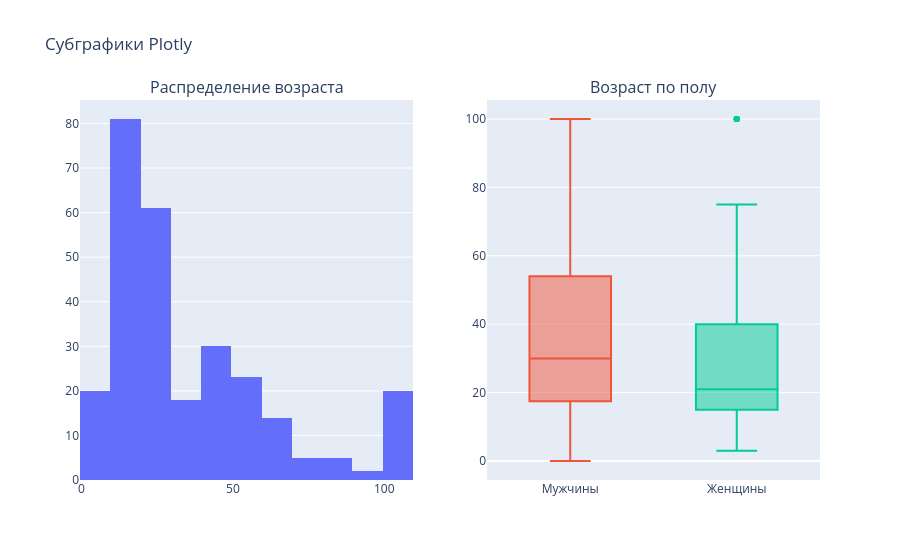

Notebook cell for this chart:
### Markdown cell above
### 6.2 Суб-графики в Plotly

### Code cell
fig = make_subplots(rows=1, cols=2,
                    subplot_titles=('Распределение возраста', 'Возраст по полу'))

# Гистограмма
fig.add_trace(go.Histogram(x=data['age'].dropna(), nbinsx=20, name='Возраст'), row=1, col=1)

# Boxplot для мужчин и женщин
fig.add_trace(go.Box(y=data[data['male']==1]['age'].dropna(), name='Мужчины'), row=1, col=2)
fig.add_trace(go.Box(y=data[data['male']==0]['age'].dropna(), name='Женщины'), row=1, col=2)

fig.update_layout(title_text='Субграфики Plotly', showlegend=False)
fig.show()

### Figure 1 — Plotly figure (JSON) as saved in the notebook; plotly's stock layout.template omitted (floating-point values rounded to 4 significant figures; data arrays with more than 128 entries replaced by an {"elided": "..."} marker saying what was removed)
{"data": [{"name": "Возраст", "nbinsx": 20, "type": "histogram", "x": {"elided": "279 float values"}, "xaxis": "x", "yaxis": "y"}, {"name": "Мужчины", "type": "box", "xaxis": "x2", "y": {"elided": "160 float values"}, "yaxis": "y2"}, {"name": "Женщины", "type": "box", "xaxis": "x2", "y": [23.0, 29.0, 16.0, 25.0, 22.0, 100.0, 100.0, 100.0, 35.0, 3.0, 55.0, 21.0, 11.0, 15.0, 17.0, 25.0, 22.0, 10.0, 20.0, 24.0, 100.0, 45.0, 21.0, 22.0, 35.0, 28.0, 100.0, 100.0, 16.0, 50.0, 70.0, 45.0, 100.0, 10.0, 24.0, 20.0, 22.0, 28.0, 20.0, 19.0, 26.0, 6.0, 100.0, 24.0, 40.0, 19.0, 49.0, 14.0, 23.0, 19.0, 20.0, 16.0, 17.0, 13.0, 13.0, 15.0, 40.0, 9.0, 28.0, 21.0, 16.0, 19.0, 19.0, 41.0, 9.0, 7.0, 8.0, 75.0, 9.0, 12.0, 9.0, 14.0, 27.0, 17.0, 43.0, 12.0, 9.0, 21.0, 46.0, 54.0, 28.0, 56.0, 43.0, 19.0, 11.0, 19.0, 17.0, 37.0, 8.0, 69.0, 41.0, 64.0, 11.0, 10.0, 19.0, 11.0, 18.0, 20.0, 20.0, 13.0, 42.0, 36.0, 13.0, 68.0, 100.0, 11.0, 11.0, 12.0, 20.0, 23.0, 16.0, 39.0, 23.0, 21.0, 100.0, 21.0, 40.0, 22.0, 12.0], "yaxis": "y2"}], "layout": {"annotations": [{"font": {"size": 16}, "showarrow": false, "text": "Распределение возраста", "x": 0.225, "xanchor": "center", "xref": "paper", "y": 1, "yanchor": "bottom", "yref": "paper"}, {"font": {"size": 16}, "showarrow": false, "text": "Возраст по полу", "x": 0.775, "xanchor": "center", "xref": "paper", "y": 1, "yanchor": "bottom", "yref": "paper"}], "showlegend": false, "title": {"text": "Субграфики Plotly"}, "xaxis": {"anchor": "y", "domain": [0, 0.45]}, "xaxis2": {"anchor": "y2", "domain": [0.55, 1]}, "yaxis": {"anchor": "x", "domain": [0, 1]}, "yaxis2": {"anchor": "x2", "domain": [0, 1]}}}
